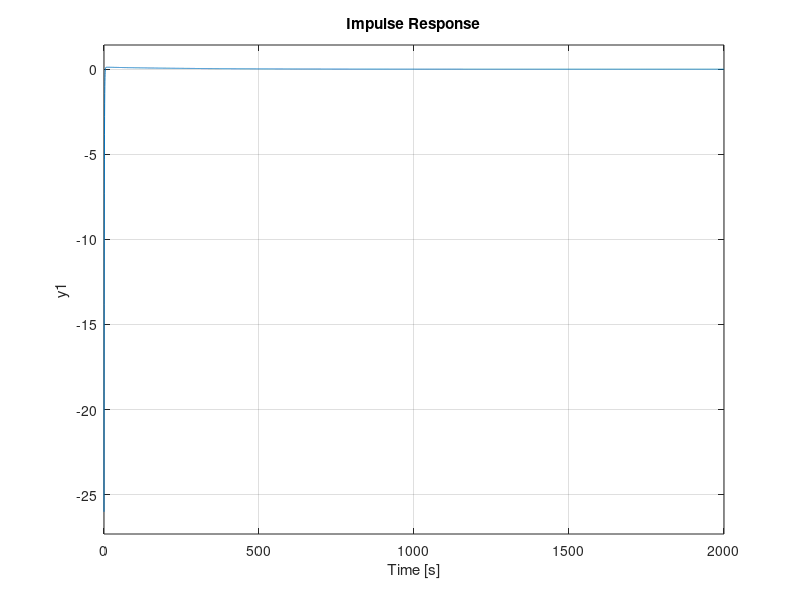
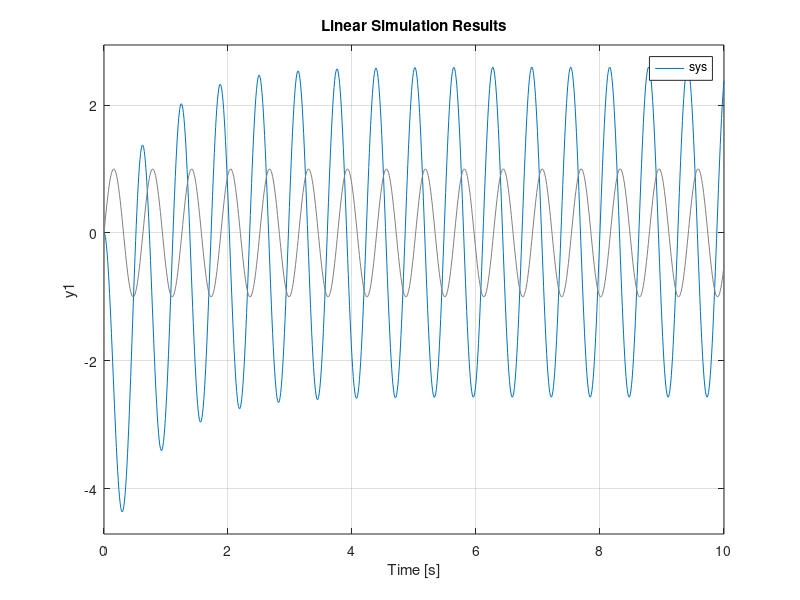
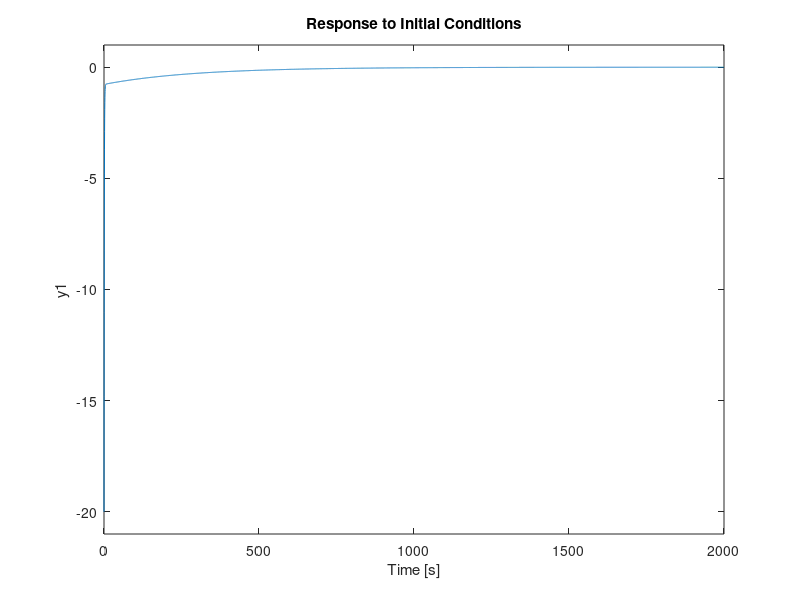
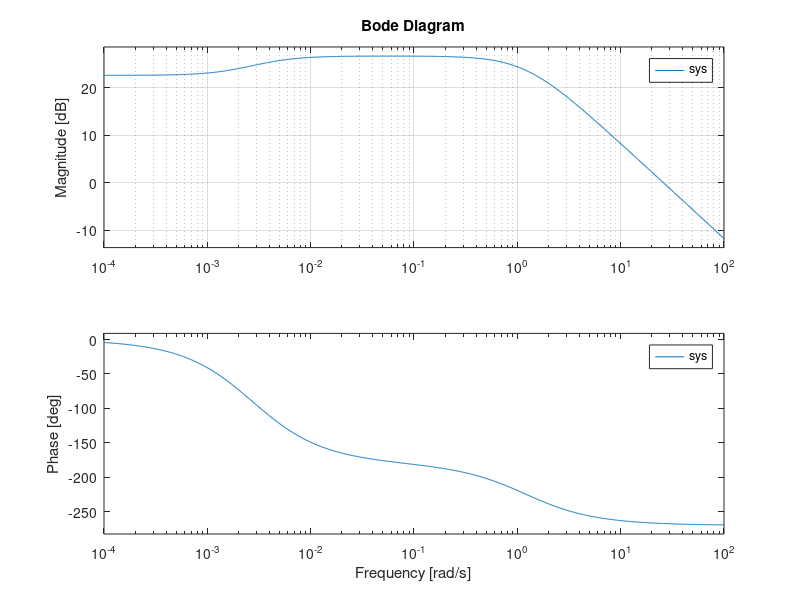

The MATLAB source for these figures, in order:
%% Time Responses
% Create transfer function
num = [-26.01 0.05631];
den = [1 1.212 0.00418];
sys = tf(num,den)

% Plot the step and impulse responses 
figure(1);
subplot(2,1,1);
step(sys);
subplot(2,1,2);
impulse(sys);

% Response to an sine wave signal
t = 0:0.01:10;
u = sin(10*t);
figure(2);
lsim(sys,u,t);

% Convert to state-space model
[A,B,C,D] = tf2ss(num,den)
G = ss(A,B,C,D);
x0 = [-1;2]; % initial state
figure(3);
initial(G,x0);
grid

%% Frequency Responses
% This is a key to understanding stability and performance properties of
% control systems

% Plot Bode, Nyquist and Nichols
figure(4);
bode(sys);
grid

figure(5);
nyquist(sys);
grid

figure(6);
nichols(sys);
grid

% Pole/Zero maps and Root locus
k = 0.04;
T = feedback(sys*k,1);
figure(7);
pzmap(T);
grid, axis([-1 1 -1 1])

% Damping ratio of closed loop poles
figure(8);
step(T);

% Locus of the closed loop poles
% Where locus intersects the y axis will reveals that the closed-loop poles
% become unstable for k = 0.0469 => must choose k < 0.0469 for closed-loop
% stability
figure(9);
rlocus(sys);
grid

%% Response Characteristics
